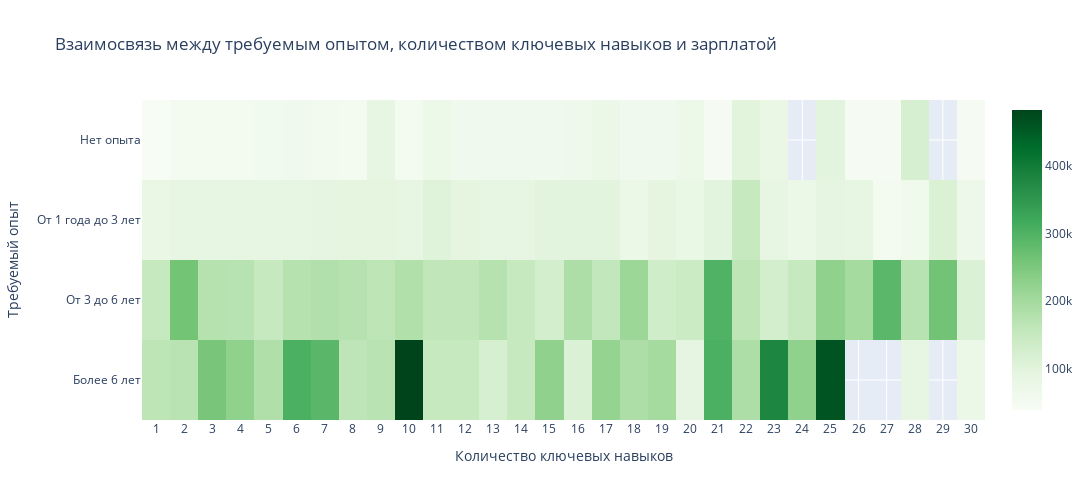

Notebook code for this chart:
### Markdown cell above
Создадим визуализацию предлагаемой заработной платы. Будем использовать тепловую карту с аннотацией. Построим сводную таблицу. Солбцы сводной таблицы - количество ключевых навыков, в стороки - требуемый опыт. В качестве значений возьмем медиану совокупности зарплат.

### Code cell
outflow_df = skills_salary_exp.pivot_table( # Создаём сводную таблицу
    values = 'salary',
    index = 'experience',
    columns = 'skills',
    aggfunc='median'
)

outflow_df = outflow_df.append(outflow_df.iloc[:,:]).iloc [1:, :] # Упорядычеваем (переставляем) строки таблицы

fig = px.imshow(
    outflow_df,
    title='Взаимосвязь между требуемым опытом, количеством ключевых навыков и зарплатой',
    labels={'x':'Количество ключевых навыков', 'y':'Требуемый опыт'},
    width=1200,
    height=500,

    color_continuous_scale='greens'# цветовая гамма    
    )

fig.update_xaxes(dtick=1)  # шаг тиков на оси x
# Настройка шаблона наведения курсора мыши
fig.update_traces(
    hovertemplate="Количество навыков: %{x}<br>Опыт: %{y}<br>Зарплата: %{z}"
) 
  
fig.write_html("plotly/img1.html")
fig.write_image('pictures/img1.png')
fig.show('png')

### Figure 1 — Plotly figure (JSON) as saved in the notebook; plotly's stock layout.template omitted (floating-point values rounded to 4 significant figures; data arrays with more than 128 entries replaced by an {"elided": "..."} marker saying what was removed)
{"data": [{"coloraxis": "coloraxis", "hovertemplate": "Количество навыков: %{x}<br>Опыт: %{y}<br>Зарплата: %{z}", "name": "0", "type": "heatmap", "x": [1, 2, 3, 4, 5, 6, 7, 8, 9, 10, 11, 12, 13, 14, 15, 16, 17, 18, 19, 20, 21, 22, 23, 24, 25, 26, 27, 28, 29, 30], "xaxis": "x", "y": ["Нет опыта", "От 1 года до 3 лет", "От 3 до 6 лет", "Более 6 лет", "Нет опыта", "От 1 года до 3 лет", "От 3 до 6 лет"], "yaxis": "y", "z": {"elided": "7x30 float values"}}], "layout": {"coloraxis": {"colorscale": [[0, "rgb(247,252,245)"], [0.125, "rgb(229,245,224)"], [0.25, "rgb(199,233,192)"], [0.375, "rgb(161,217,155)"], [0.5, "rgb(116,196,118)"], [0.625, "rgb(65,171,93)"], [0.75, "rgb(35,139,69)"], [0.875, "rgb(0,109,44)"], [1, "rgb(0,68,27)"]]}, "height": 500, "title": {"text": "Взаимосвязь между требуемым опытом, количеством ключевых навыков и зарплатой"}, "width": 1200, "xaxis": {"anchor": "y", "constrain": "domain", "domain": [0, 1], "dtick": 1, "scaleanchor": "y", "title": {"text": "Количество ключевых навыков"}}, "yaxis": {"anchor": "x", "autorange": "reversed", "constrain": "domain", "domain": [0, 1], "title": {"text": "Требуемый опыт"}}}}
